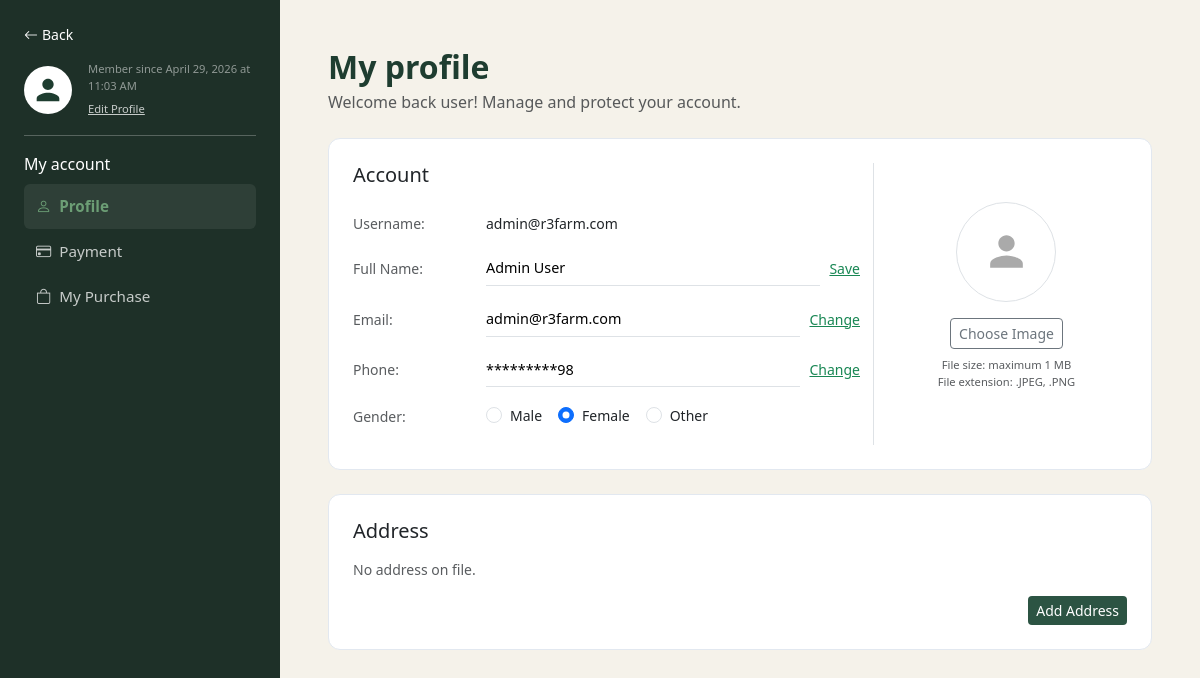
The app's page /profile.php (signed in) with its own data.
### tables this page shows
CREATE TABLE `users` (
  `id` int(11) NOT NULL,
  `name` varchar(100) NOT NULL,
  `first_name` varchar(120) NOT NULL,
  `middle_name` varchar(120) NOT NULL,
  `last_name` varchar(120) NOT NULL,
  `email` varchar(100) NOT NULL,
  `password` varchar(255) NOT NULL,
  `role` enum('user','admin') DEFAULT 'user',
  `created_at` timestamp NOT NULL DEFAULT current_timestamp()
);

### profile.php (the view, shortened to what this page needs)
<?php
$database = new Database();
$conn = $database->getConnection();
$user_id = $_COOKIE['user_id'] ?? $_SESSION['user_id'];
$stmt = $conn->prepare("SELECT * FROM users WHERE id = ?");
$stmt->bind_param("i", $user_id);
$stmt->execute();
$user = $stmt->get_result()->fetch_assoc();
$member_since = date('F j, Y', strtotime($user['created_at']));
$member_time = date('g:i A', strtotime($user['created_at']));
$addresses = [];
?>
<!DOCTYPE html>
<html lang="en">
<head>
    <link href="https://cdn.jsdelivr.net/npm/bootstrap@5.3.3/dist/css/bootstrap.min.css" rel="stylesheet">
    <link href="https://cdn.jsdelivr.net/npm/bootstrap-icons@1.11.3/font/bootstrap-icons.min.css" rel="stylesheet">
    <link rel="stylesheet" href="styles/profile.css">
</head>
<body>
<div class="d-flex">
    <aside id="sidebar" class="p-4 d-flex flex-column gap-3">
        <a href="index.php" class="text-white text-decoration-none small">
            <i class="bi bi-arrow-left me-1"></i>Back
        </a>
        <div class="d-flex align-items-center gap-3 pb-3 border-bottom border-white border-opacity-25">
            <div class="avatar-circle"></div>
            <div>
                <div class="text-white opacity-50" style="font-size:.7rem;">Member since <?= htmlspecialchars($member_since) ?> at <?= htmlspecialchars($member_time) ?></div>
                <a href="#" class="text-white opacity-75 text-decoration-underline" style="font-size:.7rem;">Edit Profile</a>
            </div>
        </div>
        <nav>
            <p class="text-white fs-6 fw-medium mb-2">My account</p>
            <ul class="list-unstyled mb-0">
                <li class="nav-link-side active" data-target="profile-panel">
                    <i class="bi bi-person me-2"></i>Profile
                </li>
                <li class="nav-link-side" data-target="payment-panel">
                    <i class="bi bi-credit-card me-2"></i>Payment
                </li>
                <li class="nav-link-side" data-target="purchase-panel">
                    <i class="bi bi-bag me-2"></i>My Purchase
                </li>
            </ul>
        </nav>
    </aside>
    <main class="flex-grow-1 p-5">
        <div class="content-header mb-4">
            <h2 class="fw-bold mb-1">My profile</h2>
            <p class="text-muted mb-0">Welcome back user! Manage and protect your account.</p>
        </div>
        <section id="profile-panel" class="content-panel">
            <div class="card mb-4 p-4">
                <div class="row g-4">
                    <div class="col-lg-8">
                        <h5 class="fw-medium mb-4">Account</h5>
                        <form method="post">
                        <div class="row align-items-center mb-3">
                            <label class="col-4 col-sm-3 text-muted small">Username:</label>
                            <div class="col">
                                <span class="small"><?= htmlspecialchars($user['email'] ?? '') ?></span>
                            </div>
                        </div>
                        <div class="row align-items-center mb-3">
                            <label class="col-4 col-sm-3 text-muted small">Full Name:</label>
                            <div class="col d-flex align-items-center gap-2">
                                <input type="text" name="name" class="input-underline" value="<?= htmlspecialchars($user['name'] ?? '') ?>">
                                <button type="submit" class="btn btn-link btn-sm p-0 text-decoration-underline text-success">Save</button>
                            </div>
                        </div>
                        <div class="row align-items-center mb-3">
                            <label class="col-4 col-sm-3 text-muted small">Email:</label>
                            <div class="col d-flex align-items-center gap-2">
                                <input type="email" name="email" class="input-underline" value="<?= htmlspecialchars($user['email'] ?? '') ?>">
                                <button class="btn btn-link btn-sm p-0 text-decoration-underline text-success">Change</button>
                            </div>
                        </div>
                        <div class="row align-items-center mb-3">
                            <label class="col-4 col-sm-3 text-muted small">Phone:</label>
                            <div class="col d-flex align-items-center gap-2">
                                <input type="text" class="input-underline" value="*********98">
                                <button class="btn btn-link btn-sm p-0 text-decoration-underline text-success">Change</button>
                            </div>
                        </div>
                        <div class="row align-items-center mb-3">
                            <label class="col-4 col-sm-3 text-muted small">Gender:</label>
                            <div class="col">
                                <div class="d-flex gap-3">
                                    <div class="form-check">
                                        <input class="form-check-input" type="radio" name="gender" id="genderMale" value="male">
                                        <label class="form-check-label small" for="genderMale">Male</label>
                                    </div>
                                    <div class="form-check">
                                        <input class="form-check-input" type="radio" name="gender" id="genderFemale" value="female" checked>
                                        <label class="form-check-label small" for="genderFemale">Female</label>
                                    </div>
                                    <div class="form-check">
                                        <input class="form-check-input" type="radio" name="gender" id="genderOther" value="other">
                                        <label class="form-check-label small" for="genderOther">Other</label>
                                    </div>
                                </div>
                            </div>
                        </div>
                        </form>
                    </div>
                    <div class="col-lg-4 d-flex flex-column align-items-center justify-content-center border-start">
                        <div class="upload-circle mb-3"></div>
                        <button class="btn btn-outline-secondary btn-sm">Choose Image</button>
                        <p class="text-muted mt-2 text-center" style="font-size:.7rem; line-height:1.5;">
                            File size: maximum 1 MB<br>File extension: .JPEG, .PNG
                        </p>
                    </div>
                </div>
            </div>
            <div class="card p-4">
                <h5 class="fw-medium mb-3">Address</h5>
                <?php if (empty($addresses)): ?>
                    <p class="text-muted small mb-3">No address on file.</p>
                <?php endif; ?>
                <div class="d-flex gap-2 justify-content-end flex-wrap">
                    <button class="btn btn-farm btn-sm" id="showAddAddress" type="button">Add Address</button>
                </div>
            </div>
        </section>
    </main>
</div>
</body>
</html>

### styles/profile.css (style rules this page uses)
:root { --green-dark: #1e3d30; --green-mid: #2c5443; --green-accent: #6c9e75; --bg-light: #f9f8f6; }
body { background-color: #f5f2ea; }
#sidebar { width: 280px; min-width: 280px; background-color: #1e3028; min-height: 100vh; }
.avatar-circle { width: 48px; height: 48px; border-radius: 50%; flex-shrink: 0; }
.nav-link-side { color: rgba(255, 255, 255, 0.75); padding: 0.7rem 0.75rem; border-radius: 6px; font-size: 0.95rem; transition: all 0.2s; cursor: pointer; }
.nav-link-side.active { color: var(--green-accent); font-weight: 600; background: rgba(255, 255, 255, 0.07); }
.content-header h2 { color: var(--green-dark); }
.card { border-radius: 12px; border-color: #e2e8f0; }
.input-underline { border: none; border-bottom: 1px solid #dee2e6; outline: none; background: transparent; font-size: 0.9rem; padding: 6px 0; flex: 1; }
.upload-circle { width: 100px; height: 100px; border-radius: 50%; border: 1px solid #dee2e6; }
.btn-farm { background: var(--green-mid); color: #fff; border: none; }

### records on screen
users: created_at "April 29, 2026", created_at "11:03 AM", email "admin@r3farm.com", name "Admin User"
